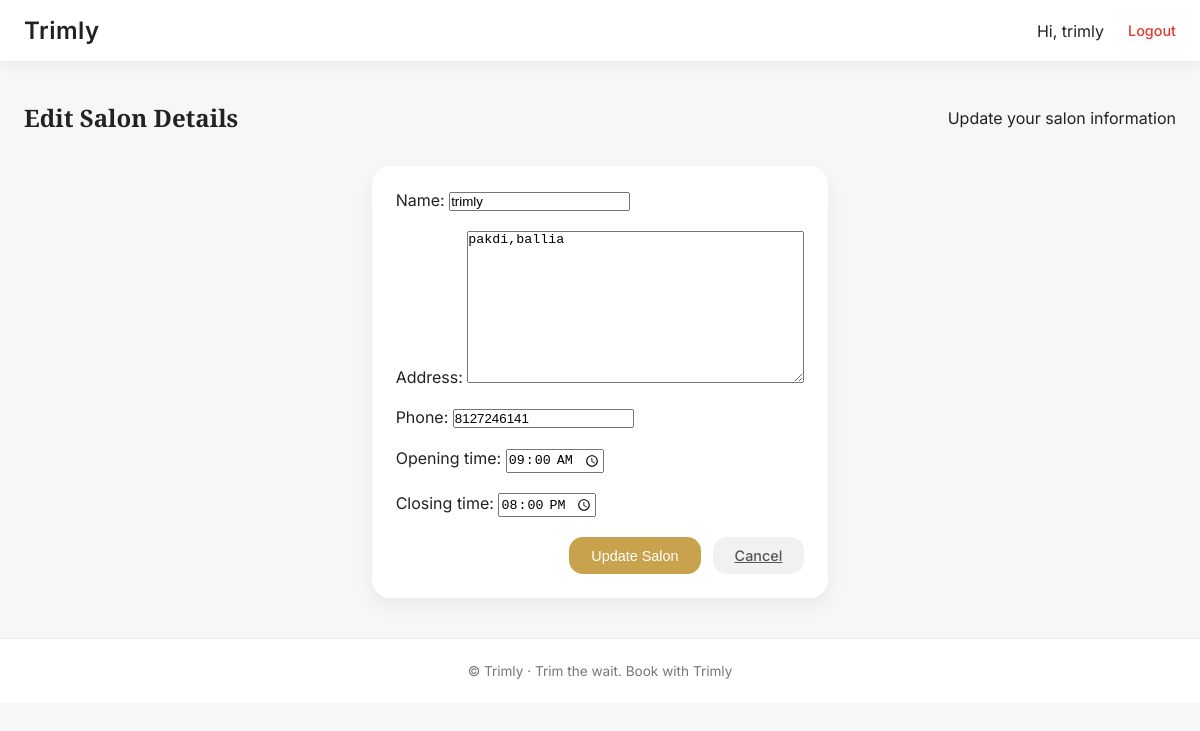
Page /salons/edit/ (signed in) on the committed database.
### salons/models.py (models this page shows, shortened)
class Salon(models.Model):
    owner = models.OneToOneField(
        User,
        null=True,
        blank=True,
        on_delete=models.CASCADE
    )
    name = models.CharField(max_length=100)
    address = models.TextField()
    phone = models.CharField(max_length=15)
    opening_time = models.TimeField(default="09:00")
    closing_time = models.TimeField(default="20:00")
    is_active = models.BooleanField(default=True)

### salons/views.py (the view)
# urls.py: path('edit/', edit_salon, name='edit_salon'),
@login_required
def edit_salon(request):
    salon = get_object_or_404(Salon, owner=request.user)
    if request.method == 'POST':
        form = SalonForm(request.POST, instance=salon)
        if form.is_valid():
            form.save()
            return redirect('salon_dashboard', salon_id=salon.id)
    else:
        form = SalonForm(instance=salon)
    return render(request, 'salons/edit_salon.html', {'form': form})

### salons/forms.py
class SalonForm(forms.ModelForm):
    class Meta:
        model = Salon
        fields = [
            'name',
            'address',
            'phone',
            'opening_time',
            'closing_time',
        ]
        widgets = {
            'opening_time': forms.TimeInput(attrs={'type': 'time'}),
            'closing_time': forms.TimeInput(attrs={'type': 'time'}),
        }

### templates/salons/edit_salon.html (shortened to what this page needs)
{% extends 'base.html' %}
{% block content %}
<section class="page">
  <div class="page-header">
    <h2>Edit Salon Details</h2>
    <p>Update your salon information</p>
  </div>
  <div class="card form-card">
    <form method="post" class="form">
      {{ form.as_p }}
      <div class="form-actions">
        <button type="submit" class="btn btn-primary">
          Update Salon
        </button>
        <a href="{% url 'salon_dashboard' form.instance.id %}" class="btn btn-secondary">
          Cancel
        </a>
      </div>
    </form>
  </div>
</section>
{% endblock %}

### templates/base.html (shortened to what this page needs)
{% load static %}
<!DOCTYPE html>
<html lang="en">
<head>
  <link rel="stylesheet" href="{% static 'css/main.css' %}">
</head>
<body>
<header class="navbar">
    <div class="navbar-container">
        <a href="/" class="brand">Trimly</a>
        <nav class="nav-links">
    {% if user.is_authenticated %}
        <span class="nav-user">
            Hi, {{ user.username }}
        </span>
        <a href="{% url 'accounts:logout' %}" class="nav-link logout">
            Logout
        </a>
    {% endif %}
</nav>
    </div>
</header>
<main class="main-container">
    {% block content %}{% endblock %}
</main>
<footer class="footer">
    <p>© {{ now|date:"Y" }} Trimly · Trim the wait. Book with Trimly</p>
</footer>
</body>
</html>

### static/css/main.css (style rules this page uses)
* { box-sizing: border-box; margin: 0; padding: 0; }
html { font-family: 'Inter', 'Montserrat', sans-serif; background-color: #F7F7F7; color: #222222; }
body { -webkit-font-smoothing: antialiased; }
h1, h2, h3, h4 { font-family: 'Playfair Display', 'Poppins', serif; }
.navbar { background: #ffffff; box-shadow: 0 4px 12px rgba(0,0,0,0.06); position: sticky; top: 0; z-index: 50; }
.navbar-container { max-width: 1200px; margin: auto; padding: 16px 24px; display: flex; align-items: center; justify-content: space-between; }
.brand { font-size: 1.5rem; font-weight: 600; letter-spacing: 0.5px; color: #222222; text-decoration: none; }
.nav-links { display: flex; align-items: center; gap: 24px; }
.nav-link { font-size: 0.9rem; font-weight: 500; color: #666666; text-decoration: none; transition: color 0.25s ease; }
.nav-user { display: flex; align-items: center; gap: 12px; }
.logout { color: #E53935; }
.main-container { max-width: 1200px; margin: auto; padding: 40px 24px; }
.footer { background: #ffffff; border-top: 1px solid #eaeaea; text-align: center; font-size: 0.85rem; color: #777777; padding: 24px; }
.page { display: flex; flex-direction: column; gap: 32px; }
.page-header { display: flex; align-items: center; justify-content: space-between; }
.card { background: #ffffff; border-radius: 18px; padding: 24px; box-shadow: 0 8px 20px rgba(0,0,0,0.06); transition: box-shadow 0.3s ease, transform 0.3s ease; }
.btn { display: inline-flex; align-items: center; justify-content: center; padding: 10px 22px; border-radius: 14px; font-size: 0.9rem; font-weight: 500; cursor: pointer; border: none; transition: all 0.25s ease; }
.btn-primary { background: #C9A24D; color: #ffffff; }
.btn-secondary { background: #f1f1f1; color: #555555; }
.form { display: flex; flex-direction: column; gap: 20px; }
.form-card { max-width: 520px; margin: auto; }
.form-actions { display: flex; justify-content: flex-end; gap: 12px; }

### rows in the picture
Salon: name "trimly", address "pakdi,ballia", phone "8127246141", opening_time "09:00:00", closing_time "20:00:00"

### other values in the picture
{{ user.username }} "trimly"
